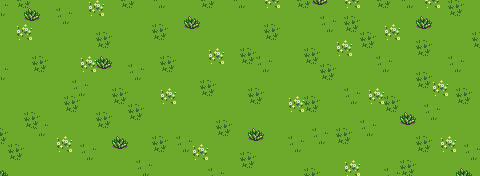

Tiled map render using the project's own tile images. Description and the map definition, with tile-layer contents summarised, below:
An orthogonal 60x22 tile map with 8x8 px tiles, 2 tile layers (Tile Layer 1, Tile Layer 2).

<map version="1.2" tiledversion="1.3.4" orientation="orthogonal" renderorder="right-down" width="60" height="22" tilewidth="8" tileheight="8" infinite="0" nextlayerid="3" nextobjectid="1">
 <tileset firstgid="1" name="basictiles" tilewidth="8" tileheight="8" tilecount="480" columns="16">
  <image source="../tiles/basictiles.png" width="128" height="240" />
 </tileset>
 <layer id="1" name="Tile Layer 1" width="60" height="22">
  <data>[1320 cells, 1320 non-empty, 13 distinct tile ids]</data>
 </layer>
 <layer id="2" name="Tile Layer 2" width="60" height="22">
  <data>[1320 cells, 33 non-empty, 4 distinct tile ids]</data>
 </layer>
</map>
